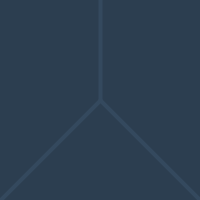
Frame 1 (no input)
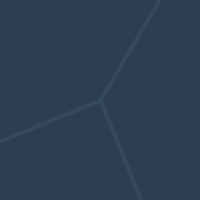
Frame 60 (the mouse pressed at the canvas centre just before this capture)
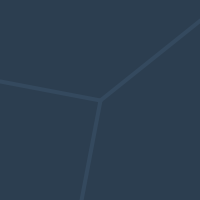
Frame 120 (the mouse held since frame 60 and released just before this capture)

The Processing sketch that drew these frames (run headless with seeded random() and noise(); from frame 60 on, the mouse is pressed at the canvas centre):

// Processing sketch: sketch_4_7_2_linees
// ── sketch_4_7_2_linees.pde
float line1Xpoint1 = 100;
float line1Ypoint1 = 0;

float line2Xpoint2 = 0;
float line2Ypoint2 = 200;

float line3Xpoint2 = 200;
float line3Ypoint2 = 200;

float center = 100;

int speed = 1;

color backgroundColor = #2c3e50;
color lineColor = #34495e;

void setup() {
  size(200, 200);
  frameRate(50);
}

void draw() {
  background(backgroundColor);
  strokeWeight(4);
  stroke(lineColor);
  line(line1Xpoint1, line1Ypoint1, center, center);
  line(center, center, line2Xpoint2, line2Ypoint2);
  line(center, center, line3Xpoint2, line3Ypoint2);

  // moving line 1
  if (line1Xpoint1 < width && line1Ypoint1 <= 0) {
    line1Xpoint1 += speed;
  }
  if (line1Xpoint1 <= 0) {
    line1Ypoint1 -= speed;
  } 
  if (line1Ypoint1 == height) {
    line1Xpoint1 -= speed;
  } 
  if (line1Xpoint1 == width) {
    line1Ypoint1 += speed;
  }

  // moving line 2
  if (line2Xpoint2 < width && line2Ypoint2 <= 0) {
    line2Xpoint2 += speed;
  }
  if (line2Xpoint2 <= 0) {
    line2Ypoint2 -= speed;
  } 
  if (line2Ypoint2 == height) {
    line2Xpoint2 -= speed;
  } 
  if (line2Xpoint2 == width) {
    line2Ypoint2 += speed;
  }
  
   // moving line 3
  if (line3Xpoint2 < width && line3Ypoint2 <= 0) {
    line3Xpoint2 += speed;
  }
  if (line3Xpoint2 <= 0) {
    line3Ypoint2 -= speed;
  } 
  if (line3Ypoint2 == height) {
    line3Xpoint2 -= speed;
  } 
  if (line3Xpoint2 == width) {
    line3Ypoint2 += speed;
  }
}
